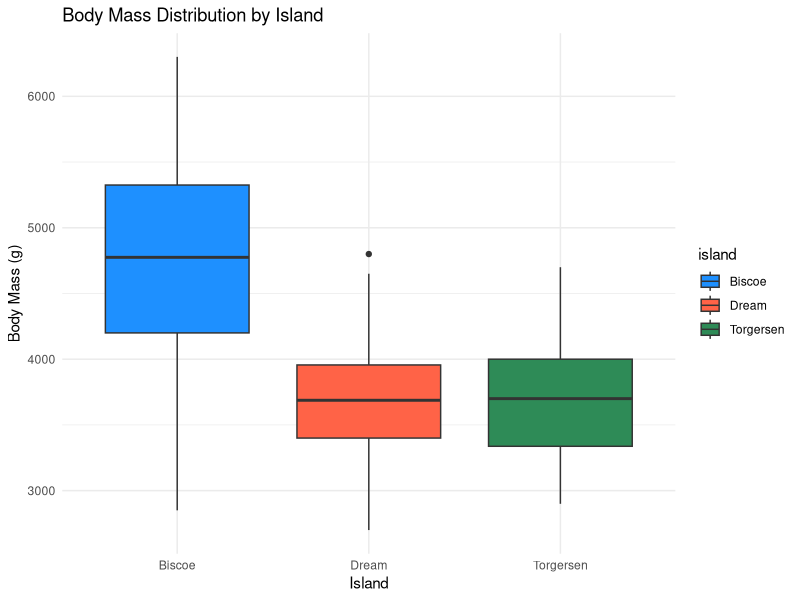

Write R code to recreate this figure.
library(palmerpenguins)
library(ggplot2)

# Make the following changes to this basic boxplot.
# 1) Change the grey background to white
# 2) Clean up the axis labels
# 3) Make the color vary by island
# 4) Choose a color palette that you enjoy!

ggplot(penguins, aes(x = island, y = body_mass_g, fill = island)) +
  geom_boxplot() +
  labs(title = "Body Mass Distribution by Island",
       x = "Island",
       y = "Body Mass (g)") +
  theme_minimal() +  # Removes the grey background
  scale_fill_manual(values = c("Biscoe" = "dodgerblue",
                               "Dream" = "tomato",
                               "Torgersen" = "seagreen")) # Customize colors
